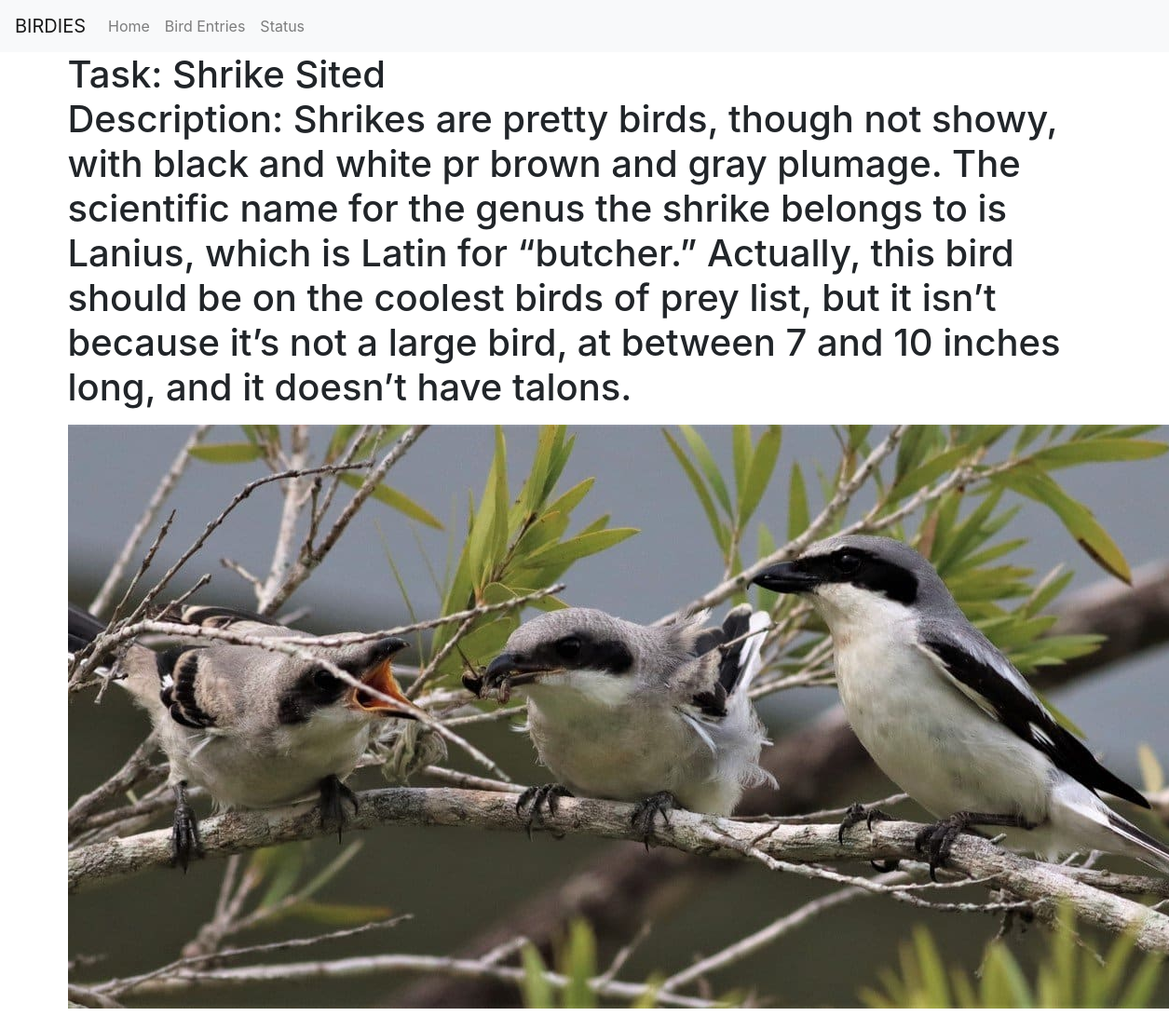
/task/40/ (signed in), run on the app's committed database.
### base/models.py (models this page shows, shortened)
class Task(models.Model):
    user = models.ForeignKey(User, on_delete=models.CASCADE, null=True, blank=True)
    title = models.CharField(max_length=200)
    description = models.TextField(null=True, blank=True)
    complete = models.BooleanField(default=False)
    created = models.DateTimeField(auto_now_add=True)
    image = models.ImageField(upload_to='images/', blank=True, null=True)
    data = models.TextField(null=True, blank=True)
    wingspan = models.DecimalField(max_digits=5, decimal_places=2, blank=True, null=True)
    species = models.CharField(max_length=25,  blank=True, null=True)
    sex = models.CharField(max_length=1,  blank=True, null=True)
    age = models.IntegerField(blank=True, null=True)
    injured = models.BooleanField(default=False, null=True)
    class Meta:
        ordering = ['complete']

### base/views.py (the view)
# urls.py: path('task/<int:pk>/',  TaskDetail.as_view(), name='task'),
class TaskDetail(LoginRequiredMixin, DetailView):
    model = Task
    context_object_name = 'task'
    template_name = 'base/task.html'

### base/templates/base/task.html
{%extends "guide.html"%}{% csrf_token %} {%block title%} Home Page {% endblock %}
{%block content %}
<h1>
    Task: {{task.title}}
    <p>Description: {{task.description}}</p>
{% if object.image %}
    <img src="{{ object.image.url }}">
{% else %}
    <p></p>
{% endif %}
</h1>
{% endblock %}

### data on the page
Task: title "Shrike Sited", description "Shrikes are pretty birds, though not showy, with black and white pr brown and gray plumage. The scientific name for the genus the shrike belongs to is Lanius, which is Latin for “butcher.” Actually, this bird should be on the coolest birds of prey list, but it isn’t because it’s not a large bird, at between 7 and 10 inches long, and it doesn’t have talons.", image (picture)
